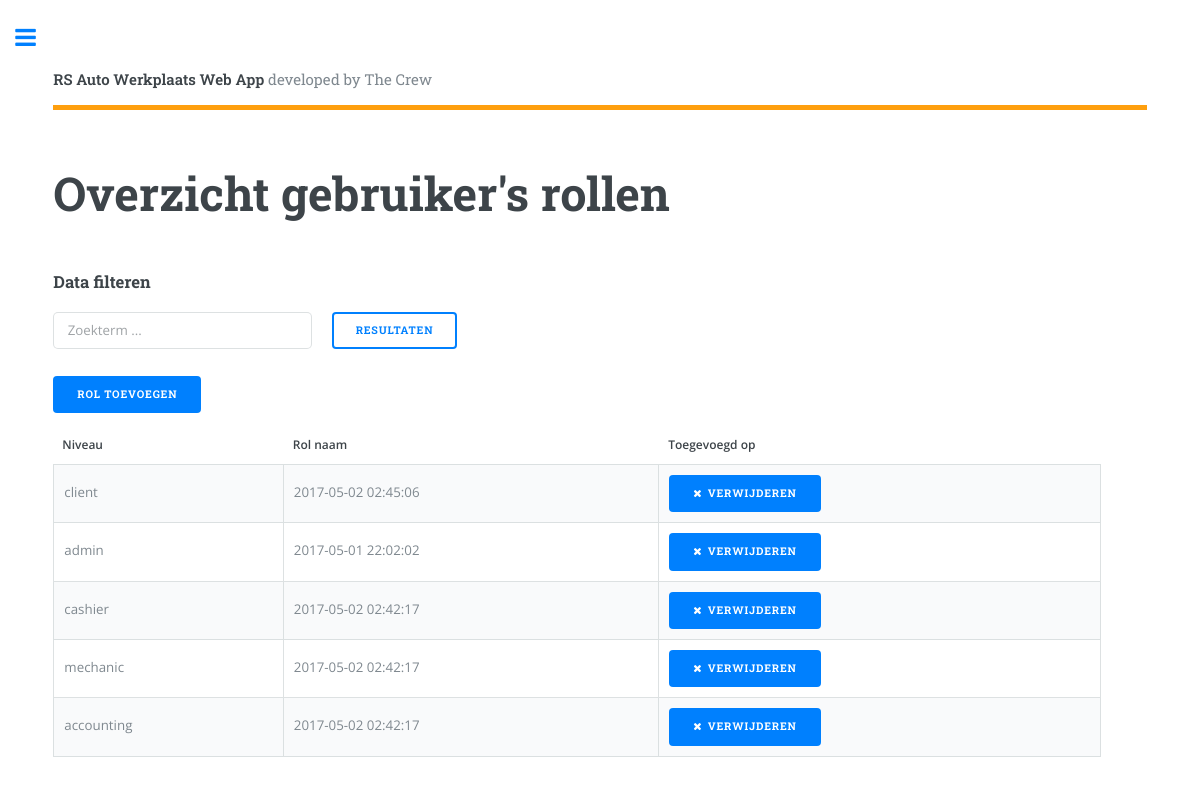
The page /overview_roles.php on the database as committed earlier.
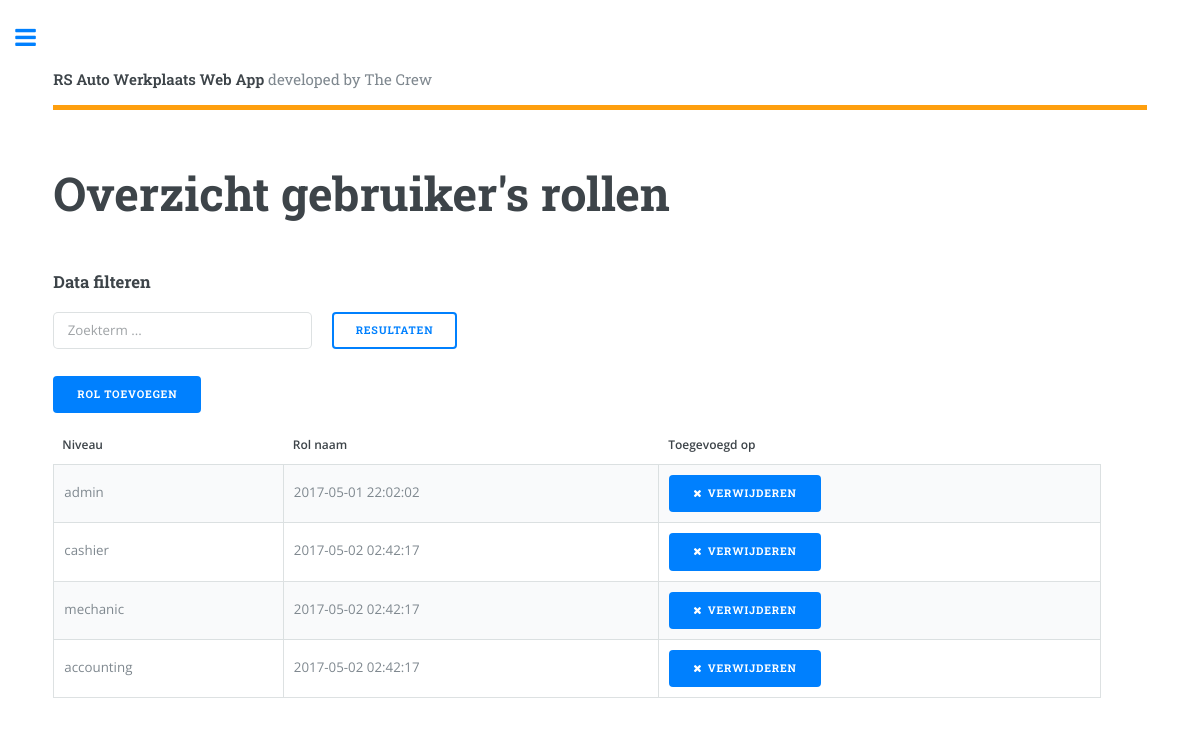
The same page on the database as committed later.
### tables this page shows
CREATE TABLE `user_roles` (
  `id` int(11) NOT NULL AUTO_INCREMENT,
  `level` int(11) NOT NULL DEFAULT '3',
  `role` varchar(45) NOT NULL,
  `created_at` timestamp NOT NULL DEFAULT CURRENT_TIMESTAMP,
  PRIMARY KEY (`id`)
);

### overview_roles.php (the view, shortened to what this page needs)
<?php
	require 'includes/head.php';
	require 'backend/db.php';
?>
<div id="wrapper">
		<div id="main">
			<div class="inner">
					<?php
						require 'includes/header.php';
					?>
					<section>
						<header class="main">
							<h1>Overzicht gebruiker's rollen</h1>
						</header>
						<div class="row 200%">
							<div class="12u 12u$(medium)">
								<h3>Data filteren</h3>
								<form method="POST" action="<?php echo $_SERVER['PHP_SELF']; ?>">
									<div class="row">
										<div class="3u 12u$(xsmall)">
											<input name="term" value="" placeholder="Zoekterm ..." type="text">
										</div>
										<div class="1u 12u$(xsmall)">
											<button class="button" name="searchTerm" type="submit">Resultaten</button>
										</div>
									</div>
								</form>
								<a href="add_role.php" class="button special">Rol toevoegen</a>
									<br><br>
								<div class="table-wrapper">
									<table class="alt">
										<thead id="thead">
											<tr>
												<th>Niveau</th>
												<th>Rol naam</th>
												<th>Toegevoegd op</th>
												<th></th>
											</tr>
										</thead>
										<tbody>
						<?php
							if(isset($_POST['searchTerm']) && !empty($_POST['term'])) {
								$term = $_POST['term'];
								$sql = "SELECT * FROM user_roles WHERE role LIKE '%$term%'";
								$query = $conn->query($sql);
								if($query->num_rows == 0) {
									echo '<div class="box"><p>Foutmelding komt hierin. <b>Check dit</b></p></div>';
									$style = 'none';
								}
								while ($result = $query->fetch_assoc()) {
									$id = $result['id'];
									$level = $result['level'];
									$role = $result['role'];
									$created_at = $result['created_at'];
						?>
									<tr>
										<td><?php echo $role; ?></td>
										<td><?php echo $created_at; ?></td>
										<td><a onclick="remove.role('<?php echo $id.' \', \''.$role ?>')" class="button special icon fa-times">Verwijderen</a></td>
									</tr>
						<?php
								}
							} else {
								$sql = "SELECT * FROM user_roles";
								$query = $conn->query($sql);
								while ($result = $query->fetch_assoc()) {
									$id = $result['id'];
									$role = $result['role'];
									$created_at = $result['created_at'];
						?>
									<tr>
										<td><?php echo $role; ?></td>
										<td><?php echo $created_at; ?></td>
										<td><a onclick="remove.role('<?php echo $id.' \', \''.$role ?>')" class="button special icon fa-times">Verwijderen</a></td>
									</tr>
						<?php
									}
							}
						?>
										</tbody>
									</table>
								</div>
							</div>
						</div>
					</section>
			</div>
		</div>
</div>
<?php
	require 'includes/foot.php';
?>

Rows that differ between the two databases and show on the page:
removed user_roles: role "client", created_at "2017-05-02 02:45:06"
